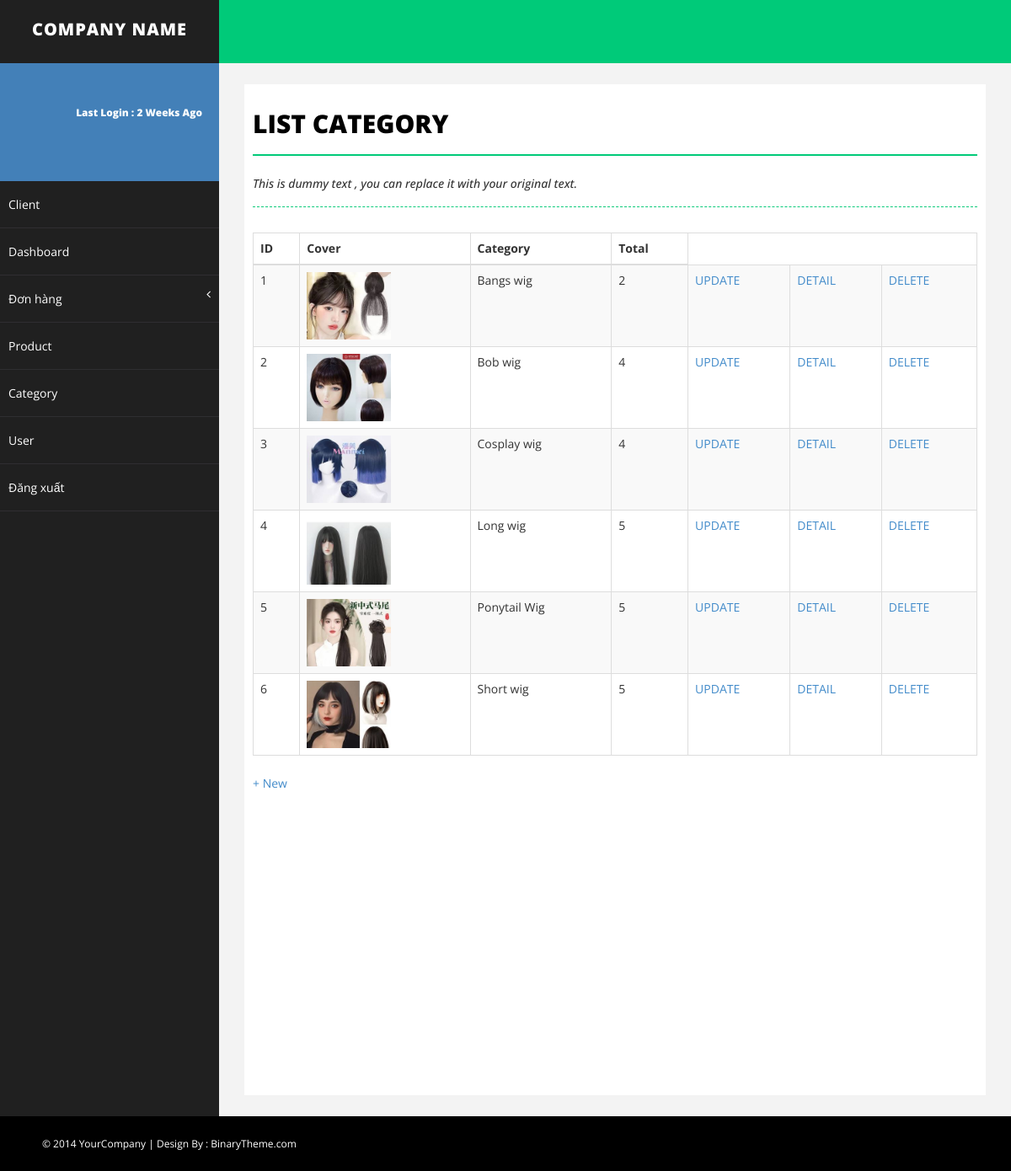
Page /bs-advance-admin/advance-admin/list-category.php on the committed database.
### tables this page shows
CREATE TABLE `category` (
  `id` int(11) NOT NULL,
  `category` varchar(20) NOT NULL,
  `cover` text NOT NULL
);

### bs-advance-admin/advance-admin/control.php (called while the page is built, shortened)
<?php
include('connect.php');
class dataadmin
{
    function se_category()
    {
        global $conn;
        $sql = "SELECT * FROM category";
        $run = mysqli_query($conn, $sql);
        return $run;
    }
    function se_product_cate($category)
    {
        global $conn;
        $sql = "SELECT * FROM product WHERE category = '$category'";
        $run = mysqli_query($conn, $sql);
        return $run;
    }
}
?>

### bs-advance-admin/advance-admin/list-category.php (the view, shortened to what this page needs)
<!DOCTYPE html>
<html xmlns="http://www.w3.org/1999/xhtml">
<head>
    <link rel="stylesheet" href="assets/css/style.css">
    <link href="assets/css/bootstrap.css" rel="stylesheet" />
    <link href="assets/css/font-awesome.css" rel="stylesheet" />
    <link href="assets/css/basic.css" rel="stylesheet" />
    <link href="assets/css/custom.css" rel="stylesheet" />
</head>
<body>
    <?php
    include('control.php');
    ?>
    <div id="wrapper">
        <nav class="navbar navbar-default navbar-cls-top " role="navigation" style="margin-bottom: 0">
            <div class="navbar-header">
                <a class="navbar-brand" href="index.html">COMPANY NAME</a>
            </div>
        </nav>
        <?php include('menu.php') ?>
        <div id="page-wrapper">
            <div id="page-inner">
                <div class="row">
                    <div class="col-md-12">
                        <h1 class="page-head-line">LIST CATEGORY</h1>
                        <h1 class="page-subhead-line">This is dummy text , you can replace it with your original text.
                        </h1>
                    </div>
                </div>
                <div class="row">
                    <div class="col-md-12">
                        <div class="table-responsive">
                            <table class="table table-striped table-bordered table-hover">
                                <thead>
                                    <tr>
                                        <th>ID</th>
                                        <th>Cover</th>
                                        <th>Category</th>
                                        <th>Total</th>
                                    </tr>
                                </thead>
                                <tbody>
                                    <?php
                                    $seCategory = $getdata->se_category();
                                    if (mysqli_num_rows($seCategory) > 0) {
                                        foreach ($seCategory as $cate) {
                                            ?>
                                            <tr>
                                                <td>
                                                    <?php echo $cate['id'] ?>
                                                </td>
                                                <td>
                                                    <img class="cover-art-list" src="img/cover/<?php echo $cate['cover'] ?>"
                                                        alt="">
                                                </td>
                                                <td>
                                                    <?php echo $cate['category'] ?>
                                                </td>
                                                <td>
                                                    <?php
                                                    $sepro = $getdata->se_product_cate($cate['category']);
                                                    echo mysqli_num_rows($sepro);
                                                    ?>
                                                </td>
                                                <td><a
                                                        href="edt-category.php?category=<?php echo $cate['category'] ?>">UPDATE</a>
                                                </td>
                                                <td><a
                                                        href="list-product-category.php?category=<?php echo $cate['category'] ?>">DETAIL</a>
                                                </td>
                                                <td><a
                                                        href="del-category.php?category=<?php echo $cate['category'] ?>">DELETE</a>
                                                </td>
                                            </tr>
                                            <?php
                                        }
                                    }
                                    ?>
                                </tbody>
                            </table>
                            <a href="add-category.php">+ New</a>
                        </div>
                    </div>
                </div>
            </div>
        </div>
    </div>
    <div id="footer-sec">
        &copy; 2014 YourCompany | Design By : <a href="http://www.binarytheme.com/" target="_blank">BinaryTheme.com</a>
    </div>
</body>
</html>

### bs-advance-admin/advance-admin/assets/css/style.css (style rules this page uses)
.cover-art-list { max-width: 100px; max-height: 150px; min-height: 50px; }

### bs-advance-admin/advance-admin/assets/css/basic.css (style rules this page uses)
body { font-family: 'Open Sans', sans-serif; line-height:25px; }
#wrapper { width: 100%; background: #202020; }
#page-wrapper { padding: 15px 15px; min-height: 600px; background: #F3F3F3; }
#page-inner { width: 100%; margin: 10px 20px 10px 0px; background-color: #fff!important; padding: 10px; min-height: 1200px; }
.page-head-line { font-size: 30px; text-transform: uppercase; color: #000; font-weight: 800; padding-bottom: 20px; border-bottom: 2px solid #00CA79; margin-bottom: 10px; }
.page-subhead-line { font-size: 14px; padding-top: 5px; padding-bottom: 20px; font-style:italic; margin-bottom:30px; border-bottom:1px dashed #00CA79; }
.navbar-cls-top .navbar-brand { color: #fff; background: #202020; width: 260px; text-align: center; height: 75px; font-size: 20px; letter-spacing: 1px; font-weight: 900; padding-top: 25px; text-transform:uppercase; }
.navbar-cls-top { background: #00CA79; border-bottom: none; }
.navbar-default { border: 0px solid black; }
.navbar-header { background: #000000; }
#footer-sec { background-color:#000; padding:20px 50px; color:#fff; font-size:12px; }
#footer-sec a { color:#fff; }
@media (min-width:768px) { #page-wrapper { margin: 0 0 0 260px; padding: 15px 30px; min-height: 1200px; } }
@media (min-width:768px) { .navbar { border-radius: 0px; } }

### rows in the picture
category: id "1", cover (picture), category "Bangs wig", mysqli_num_rows($sepro) "2"
category: id "2", cover (picture), category "Bob wig", mysqli_num_rows($sepro) "4"
category: id "3", cover (picture), category "Cosplay wig", mysqli_num_rows($sepro) "4"
category: id "4", cover (picture), category "Long wig", mysqli_num_rows($sepro) "5"
category: id "5", cover (picture), category "Ponytail Wig", mysqli_num_rows($sepro) "5"
category: id "6", cover (picture), category "Short wig", mysqli_num_rows($sepro) "5"
